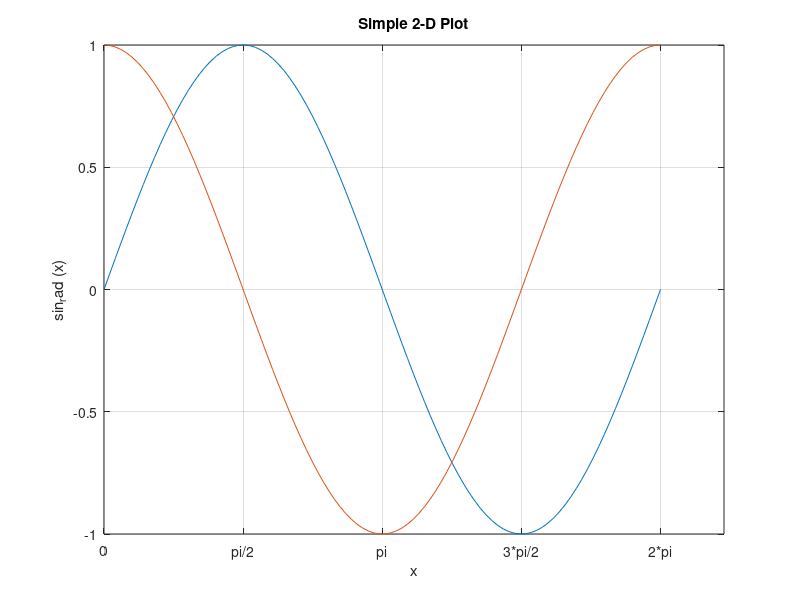
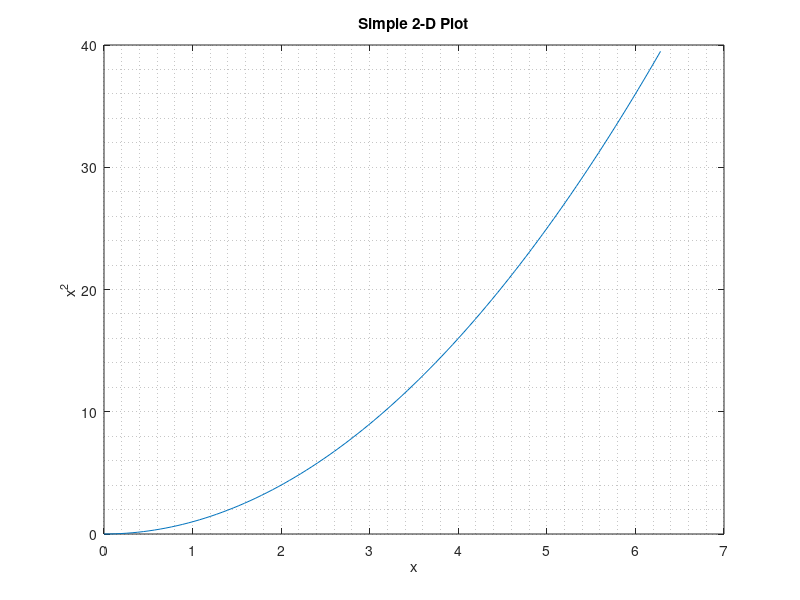

Recreate these plots in MATLAB, in order.
x = linspace(0, 2*pi);

figure (1);
plot (x, sin (x));
hold on
plot (x, cos (x));
hold off
set(gca,'XTick',0:pi/2:2*pi) 
set(gca,'XTickLabel',{'0','pi/2','pi','3*pi/2','2*pi'})
xlabel ("x");
ylabel ("sin_rad (x)");
title ("Simple 2-D Plot");
grid on;

figure (2);
plot (x, x.^2);
xlabel ("x");
ylabel ("x^2");
title ("Simple 2-D Plot");
grid minor;